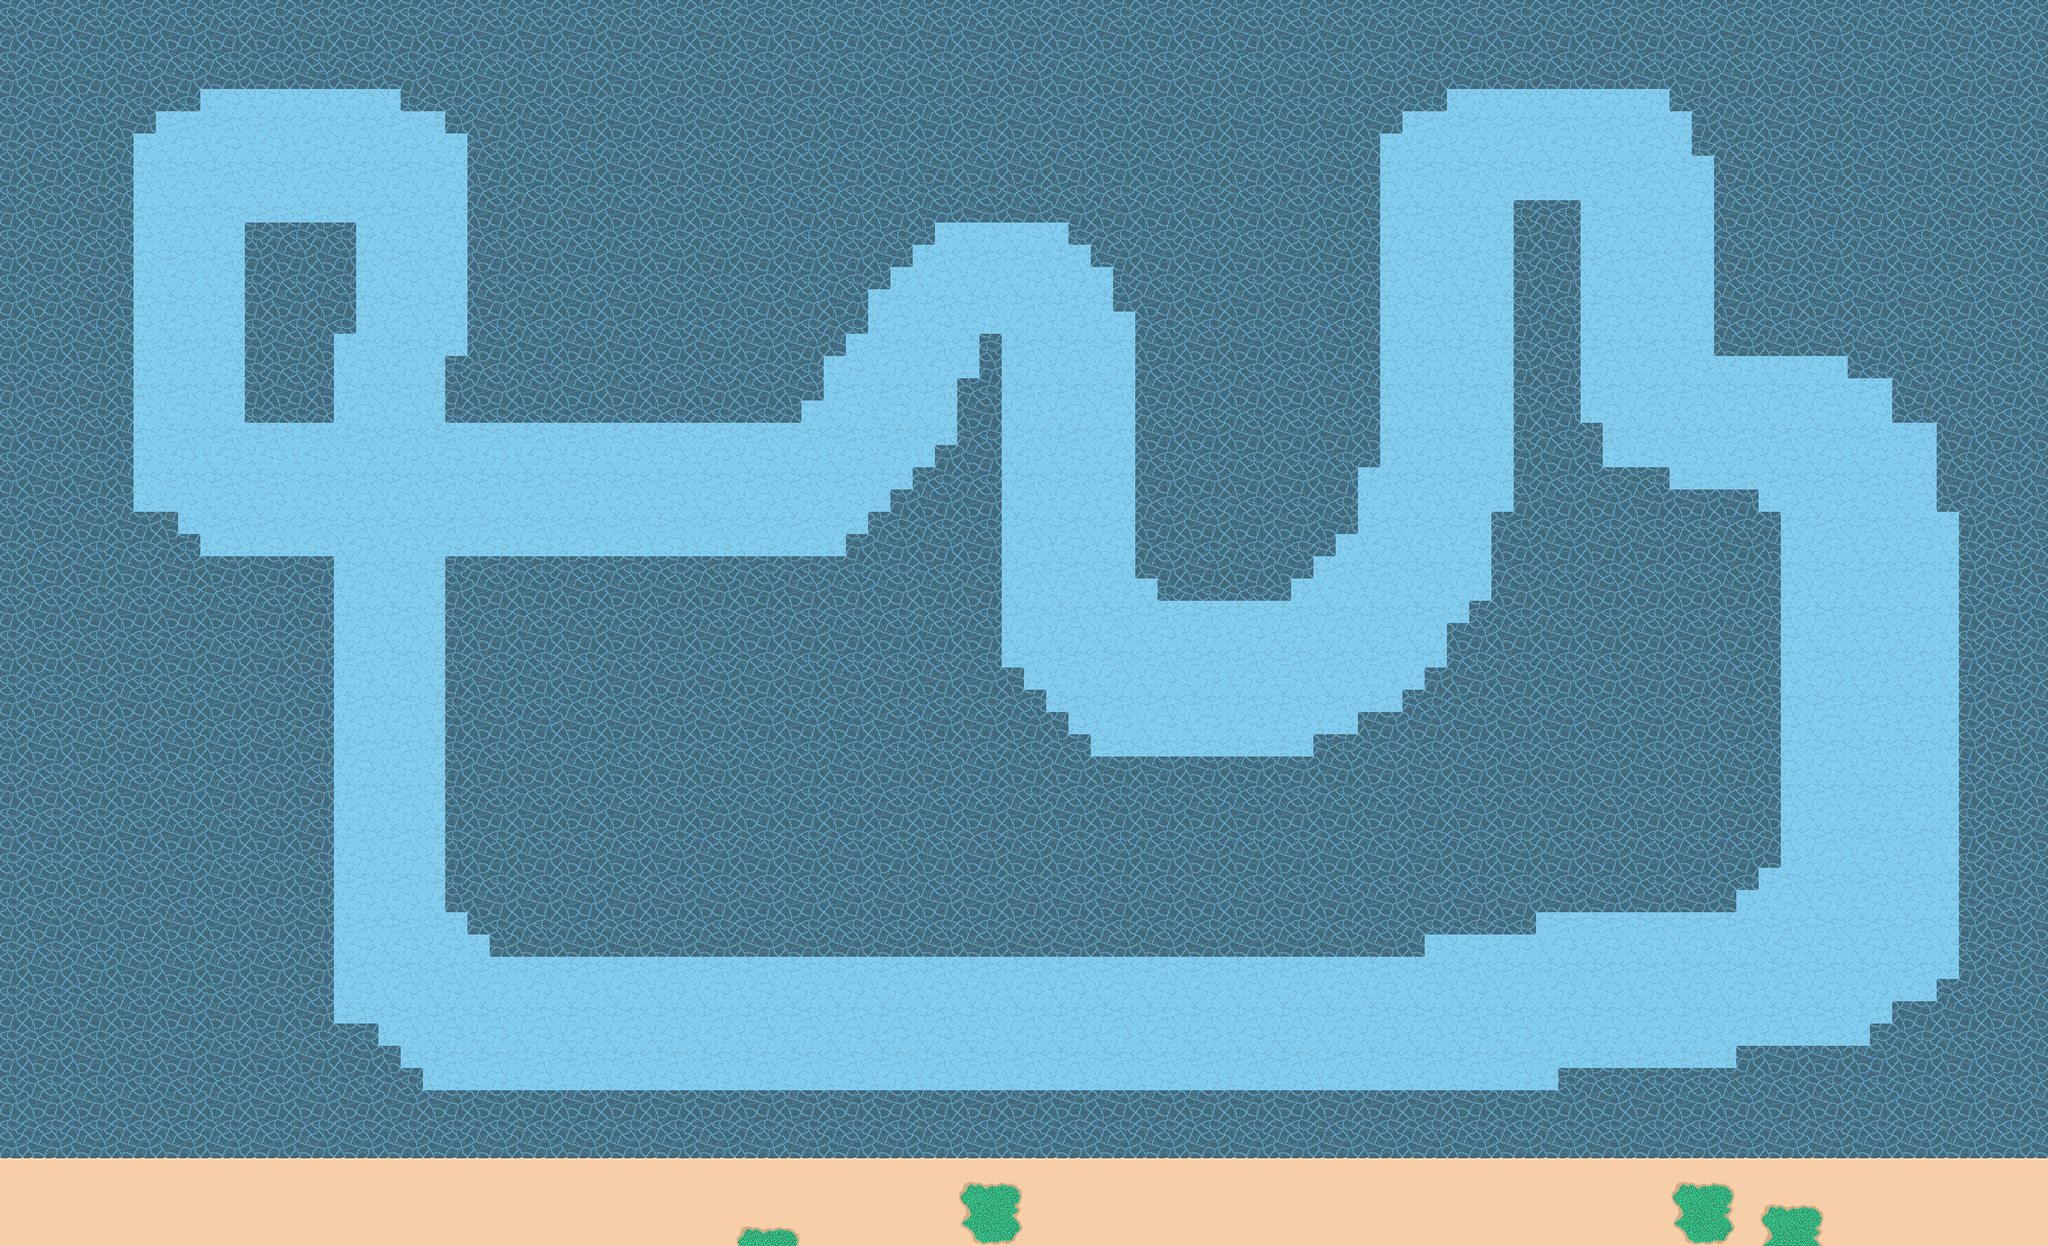

Rendered tile map (Tiled .tmx) drawn with the repository's tilesets; below, a short description and the map source with its tile grids summarised:
An orthogonal 92x56 tile map with 32x32 px tiles, 1 tile layer (Tile Layer 1), 3 hidden layers not drawn.

<map version="1.10" tiledversion="1.10.2" orientation="orthogonal" renderorder="right-down" width="92" height="56" tilewidth="32" tileheight="32" infinite="0" nextlayerid="9" nextobjectid="1">
 <tileset firstgid="1" source="TORPEDOES_Tileset.tsx" />
 <layer id="1" name="Tile Layer 1" width="92" height="56">
  <properties>
   <property name="Z" type="float" value="0" />
  </properties>
  <data>[5152 cells, 5152 non-empty, 19 distinct tile ids]</data>
 </layer>
 <layer id="3" name="Tile Layer 2" width="92" height="56" visible="0" offsetx="1" offsety="0">
  <properties>
   <property name="Z" type="float" value="1" />
  </properties>
  <data>[5152 cells, 5152 non-empty, 19 distinct tile ids]</data>
 </layer>
 <layer id="8" name="Tile Layer 3" width="92" height="56" visible="0">
  <properties>
   <property name="Z" type="float" value="2" />
  </properties>
  <data>[5152 cells, 5152 non-empty, 14 distinct tile ids]</data>
 </layer>
 <layer id="7" name="Tile Layer 4" width="92" height="56" visible="0">
  <properties>
   <property name="Z" type="float" value="3" />
  </properties>
  <data>[5152 cells, 5152 non-empty, 14 distinct tile ids]</data>
 </layer>
</map>
